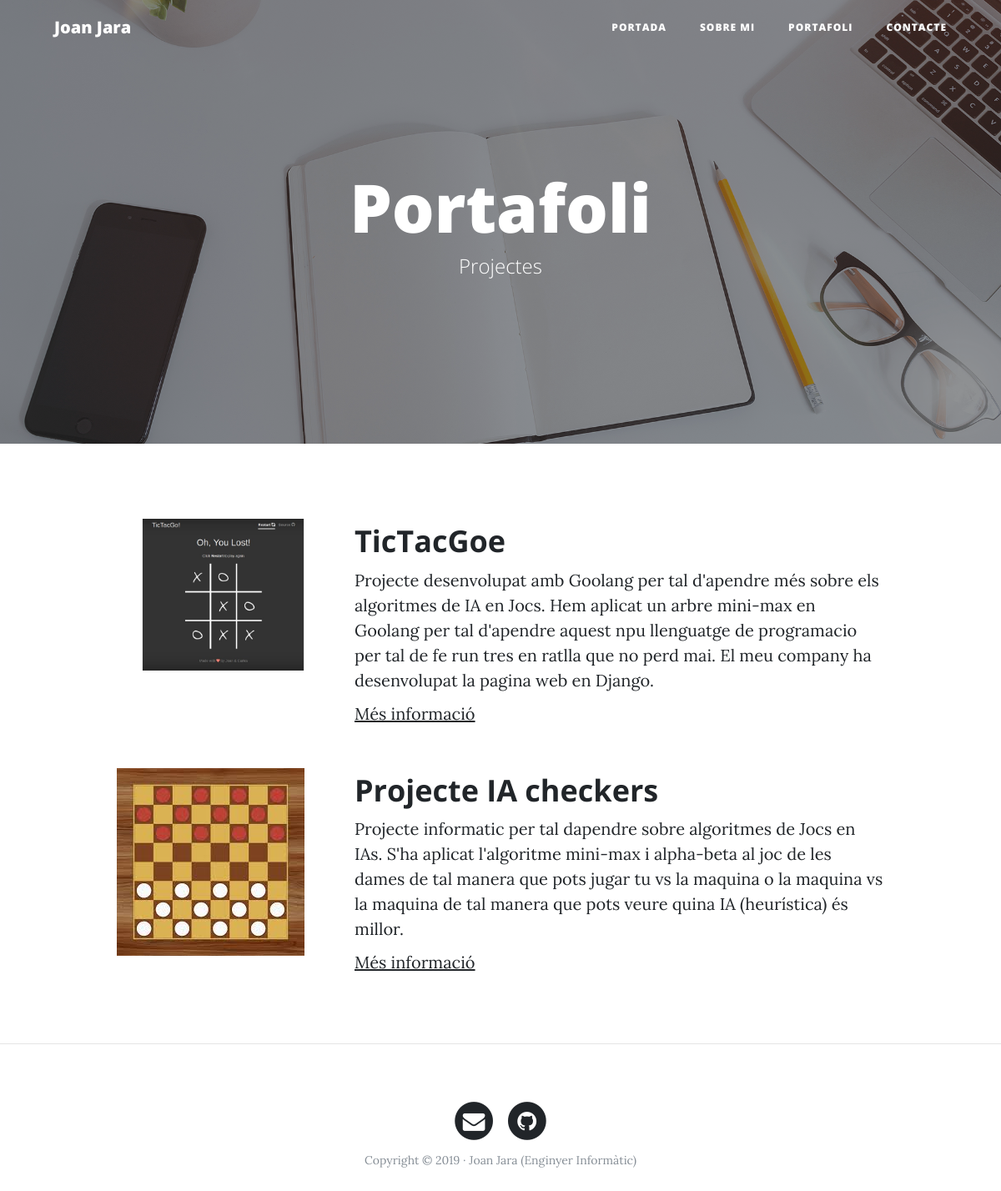
The page /portafolio/ on the database its author committed.
### portafolio/models.py (models this page shows, shortened)
class Project(models.Model):
    title = models.CharField(max_length=200, verbose_name = 'Títol')
    moreinfo = models.URLField(null=True, blank=True,verbose_name = 'Mes Informació')
    description = models.TextField(verbose_name = 'Desccripció')
    image = models.ImageField(verbose_name = 'Imatge', upload_to = 'projects')
    createdDate = models.DateTimeField(auto_now_add=True, verbose_name = 'Data de creació')
    updatedDate = models.DateTimeField(auto_now=True, verbose_name = 'Data dactualització')
    class Meta:
        verbose_name = 'Projecte'
        verbose_name_plural = 'Projectes'
        ordering = ["-createdDate"]

### portafolio/views.py (the view)
# urls.py: path('portafolio/',portafolio_views.portafolio,name='portafolio'),
def portafolio(request):
    projects = Project.objects.all()
    return render(request, "portafolio/portafolio.html", {'projects':projects})

### portafolio/templates/portafolio/portafolio.html (shortened to what this page needs)
{% extends 'core/base.html' %}
{% block headers %}
<h1>Portafoli</h1>
<span class="subheading">Projectes</span>
{% endblock %}
{% block background %}{% load static %} {% static 'core/img/portfolio-bg.jpg' %}{% endblock %}
{% block content %}
{% for project in projects %}
	<div class='row project'>
		<div class="col-lg-3 col-md-4 offset-lg-1">
			<img class="img-fluid" src="{{project.image.url}}" alt="">
		</div>
		<div class="col-lg-7 col-md-8">
		<h2 class="section-heading title">{{project.title}}</h2>
			<p>{{project.description}}</p>
			{% if project.moreinfo %}<p><a href="{{project.moreinfo}}">Més informació</a></p> {% endif %}
		</div>
	</div>
{% endfor %}
{% endblock %}

### core/templates/core/base.html (shortened to what this page needs)
<!DOCTYPE html>
<html lang="es">
  <head>
    {% load static %}
    <link href="{% static 'core/vendor/bootstrap/css/bootstrap.min.css' %}" rel="stylesheet">
    <link href="{% static 'core/vendor/font-awesome/css/font-awesome.min.css' %}" rel="stylesheet" type="text/css">
    <link href="{% static 'core/css/clean-blog.min.css' %}" rel="stylesheet">
  </head>
  <body>
    <nav class="navbar navbar-expand-lg navbar-light fixed-top" id="mainNav">
      <div class="container">
        <a class="navbar-brand" href="{% url 'home' %}">Joan Jara</a>
        <div class="collapse navbar-collapse" id="navbarResponsive">
          <ul class="navbar-nav ml-auto">
            <li class="nav-item">
              <a class="nav-link" href="{% url 'home' %}">Portada</a>
            </li>
            <li class="nav-item">
              <a class="nav-link" href="{% url 'about' %}">Sobre mi</a>
            </li>
            <li class="nav-item">
              <a class="nav-link" href="{% url 'portafolio' %}">Portafoli</a>
            </li>
            <li class="nav-item">
              <a class="nav-link" href="{% url 'contact' %}">Contacte</a>
            </li>
          </ul>
        </div>
      </div>
    </nav>
    <header class="masthead" style="background-image: url('{% block background %}{% endblock %}')">
      <div class="overlay"></div>
      <div class="container">
        <div class="row">
          <div class="col-lg-8 col-md-10 mx-auto">
            <div class="site-heading">
              {% block headers %}{% endblock %}
            </div>
          </div>
        </div>
      </div>
    </header>
    <div class="container">
      {% block content %}{% endblock %}
    </div>
    {% if request.path != '/' %}<hr>{% endif %}
    <footer>
      <div class="container">
        <div class="row">
          <div class="col-lg-8 col-md-10 mx-auto">
            <ul class="list-inline text-center">
              <li class="list-inline-item">
                <a href="mailto: jaraboschj@gmail.com">
                  <span class="fa-stack fa-lg">
                    <i class="fa fa-circle fa-stack-2x"></i>
                    <i class="fa fa-envelope fa-stack-1x fa-inverse"></i>
                  </span>
                </a>
              </li>
              <li class="list-inline-item">
                <a href="https://github.com/JoanJaraBosch?tab=repositories">
                  <span class="fa-stack fa-lg">
                    <i class="fa fa-circle fa-stack-2x"></i>
                    <i class="fa fa-github fa-stack-1x fa-inverse"></i>
                  </span>
                </a>
              </li>
            </ul>
            <p class="copyright text-muted">Copyright &copy; 2019 · Joan Jara (Enginyer Informàtic) </p>
          </div>
        </div>
      </div>
    </footer>
  </body>
</html>

### rows shown on the page
Project: image (picture), title "TicTacGoe", description "Projecte desenvolupat amb Goolang per tal d'apendre més sobre els algoritmes de IA en Jocs. Hem aplicat un arbre mini-max en Goolang per tal d'apendre aquest npu llenguatge de programacio per tal de fe run tres en ratlla que no perd mai. El meu company ha desenvolupat la pagina web en Django."
Project: image (picture), title "Projecte IA checkers", description "Projecte informatic per tal dapendre sobre algoritmes de Jocs en IAs. S'ha aplicat l'algoritme mini-max i alpha-beta al joc de les dames de tal manera que pots jugar tu vs la maquina o la maquina vs la maquina de tal manera que pots veure quina IA (heurística) és millor."
